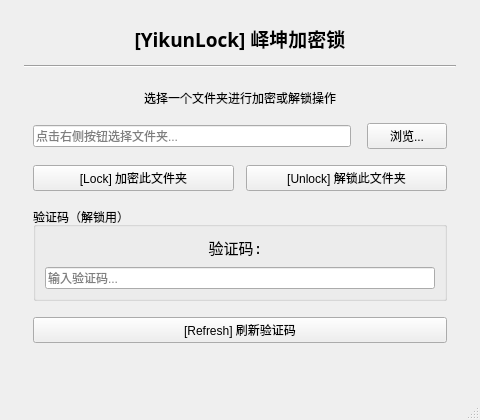
<?xml version="1.0" encoding="UTF-8"?>
<ui version="4.0">
 <class>MainWindow</class>
 <widget class="QMainWindow" name="MainWindow">
  <property name="geometry">
   <rect>
    <x>200</x>
    <y>200</y>
    <width>480</width>
    <height>420</height>
   </rect>
  </property>
  <property name="minimumSize">
   <size>
    <width>400</width>
    <height>380</height>
   </size>
  </property>
  <property name="windowTitle">
   <string>峄坤加密锁 v1.0</string>
  </property>
  <widget class="QWidget" name="centralwidget">
   <layout class="QVBoxLayout" name="mainLayout">
    <property name="leftMargin">
     <number>24</number>
    </property>
    <property name="topMargin">
     <number>24</number>
    </property>
    <property name="rightMargin">
     <number>24</number>
    </property>
    <property name="bottomMargin">
     <number>16</number>
    </property>
    <property name="spacing">
     <number>12</number>
    </property>
    <item>
     <widget class="QLabel" name="titleLabel">
      <property name="font">
       <font>
        <family>Microsoft YaHei</family>
        <pointsize>14</pointsize>
        <weight>75</weight>
        <bold>true</bold>
       </font>
      </property>
      <property name="text">
       <string>[YikunLock] 峄坤加密锁</string>
      </property>
      <property name="alignment">
       <set>Qt::AlignCenter</set>
      </property>
     </widget>
    </item>
    <item>
     <widget class="Line" name="line">
      <property name="orientation">
       <enum>Qt::Horizontal</enum>
      </property>
     </widget>
    </item>
    <item>
     <widget class="QStackedWidget" name="pages">
      <property name="currentIndex">
       <number>0</number>
      </property>
      <widget class="QWidget" name="pageSelect">
       <layout class="QVBoxLayout" name="pageSelectLayout">
        <property name="spacing">
         <number>16</number>
        </property>
        <item>
         <widget class="QLabel" name="descLabel">
          <property name="text">
           <string>选择一个文件夹进行加密或解锁操作</string>
          </property>
          <property name="alignment">
           <set>Qt::AlignCenter</set>
          </property>
         </widget>
        </item>
        <item>
         <layout class="QHBoxLayout" name="pathLayout">
          <item>
           <widget class="QLineEdit" name="pathInput">
            <property name="readOnly">
             <bool>true</bool>
            </property>
            <property name="placeholderText">
             <string>点击右侧按钮选择文件夹...</string>
            </property>
           </widget>
          </item>
          <item>
           <widget class="QPushButton" name="browseBtn">
            <property name="minimumSize">
             <size>
              <width>80</width>
              <height>0</height>
             </size>
            </property>
            <property name="text">
             <string>浏览...</string>
            </property>
           </widget>
          </item>
         </layout>
        </item>
        <item>
         <layout class="QHBoxLayout" name="lockBtnLayout">
          <property name="spacing">
           <number>12</number>
          </property>
          <item>
           <widget class="QPushButton" name="btnLock">
            <property name="text">
             <string>[Lock] 加密此文件夹</string>
            </property>
           </widget>
          </item>
          <item>
           <widget class="QPushButton" name="btnUnlock">
            <property name="text">
             <string>[Unlock] 解锁此文件夹</string>
            </property>
           </widget>
          </item>
         </layout>
        </item>
        <item>
         <widget class="QGroupBox" name="challengeBox">
          <property name="title">
           <string>验证码（解锁用）</string>
          </property>
          <layout class="QVBoxLayout" name="challengeBoxLayout">
           <property name="spacing">
            <number>8</number>
           </property>
           <item>
            <widget class="QLabel" name="challengeLabel">
             <property name="font">
              <font>
               <family>Consolas</family>
               <pointsize>11</pointsize>
              </font>
             </property>
             <property name="text">
              <string>验证码: </string>
             </property>
             <property name="alignment">
              <set>Qt::AlignCenter</set>
             </property>
            </widget>
           </item>
           <item>
            <widget class="QLineEdit" name="challengeInput">
             <property name="placeholderText">
              <string>输入验证码...</string>
             </property>
            </widget>
           </item>
          </layout>
         </widget>
        </item>
        <item>
         <widget class="QPushButton" name="refreshBtn">
          <property name="text">
           <string>[Refresh] 刷新验证码</string>
          </property>
         </widget>
        </item>
        <item>
         <spacer name="verticalSpacer">
          <property name="orientation">
           <enum>Qt::Vertical</enum>
          </property>
          <property name="sizeHint">
           <size>
            <width>20</width>
            <height>40</height>
           </size>
          </property>
         </spacer>
        </item>
       </layout>
      </widget>
      <widget class="QWidget" name="pageOps">
       <layout class="QVBoxLayout" name="pageOpsLayout">
        <property name="spacing">
         <number>12</number>
        </property>
        <item>
         <widget class="QLabel" name="opsLabel">
          <property name="text">
           <string>文件夹已解锁，请选择操作</string>
          </property>
          <property name="alignment">
           <set>Qt::AlignCenter</set>
          </property>
         </widget>
        </item>
        <item>
         <widget class="QPushButton" name="btnEncrypt">
          <property name="minimumSize">
           <size>
            <width>0</width>
            <height>44</height>
           </size>
          </property>
          <property name="text">
           <string>[Enc] 加密文件夹内所有文件</string>
          </property>
         </widget>
        </item>
        <item>
         <widget class="QPushButton" name="btnDecrypt">
          <property name="minimumSize">
           <size>
            <width>0</width>
            <height>44</height>
           </size>
          </property>
          <property name="text">
           <string>[Dec] 解密文件夹内所有文件</string>
          </property>
         </widget>
        </item>
        <item>
         <widget class="QPushButton" name="btnChangePwd">
          <property name="minimumSize">
           <size>
            <width>0</width>
            <height>44</height>
           </size>
          </property>
          <property name="text">
           <string>[Key] 修改密码</string>
          </property>
         </widget>
        </item>
        <item>
         <widget class="QPushButton" name="btnBack">
          <property name="minimumSize">
           <size>
            <width>0</width>
            <height>44</height>
           </size>
          </property>
          <property name="text">
           <string>[Back] 返回</string>
          </property>
         </widget>
        </item>
        <item>
         <spacer name="verticalSpacer_2">
          <property name="orientation">
           <enum>Qt::Vertical</enum>
          </property>
          <property name="sizeHint">
           <size>
            <width>20</width>
            <height>40</height>
           </size>
          </property>
         </spacer>
        </item>
       </layout>
      </widget>
     </widget>
    </item>
   </layout>
  </widget>
  <widget class="QStatusBar" name="statusbar"/>
 </widget>
 <resources/>
 <connections/>
</ui>
